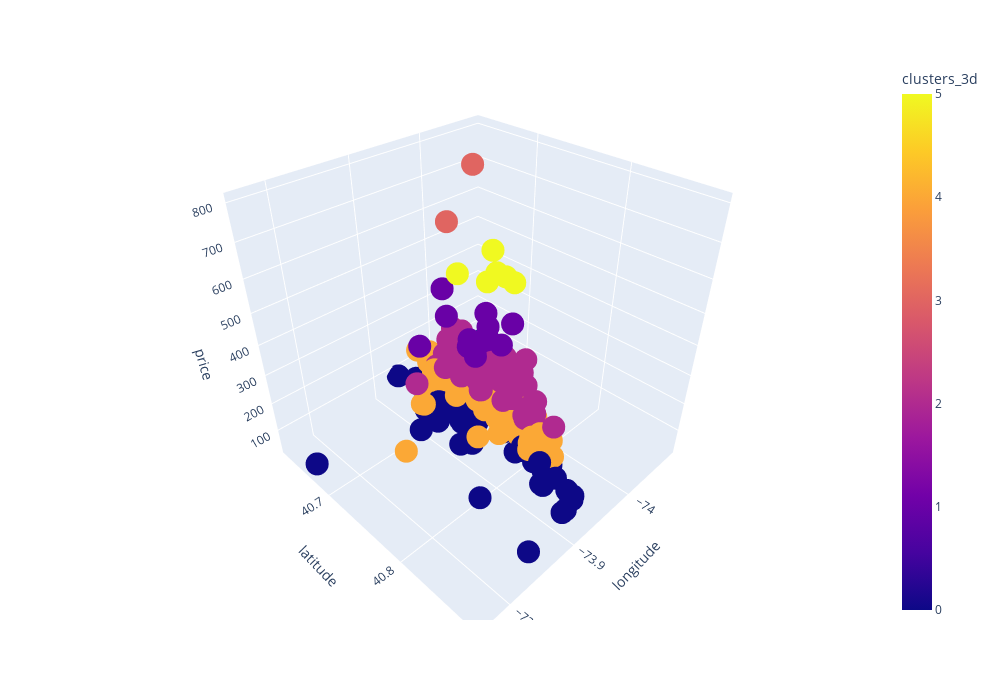

This figure's notebook cell:
### Code cell
import plotly
import plotly.express as px

fig = px.scatter_3d(
    data_frame=df, 
    x = 'longitude', 
    y = 'latitude', 
    z = 'price', 
    color='clusters_3d', 

    width=1000,
    height=700
)

fig.show()

### Figure 1 — Plotly figure (JSON) as saved in the notebook; plotly's stock layout.template omitted (floating-point values rounded to 4 significant figures; data arrays with more than 128 entries replaced by an {"elided": "..."} marker saying what was removed)
{"data": [{"hovertemplate": "longitude=%{x}<br>latitude=%{y}<br>price=%{z}<br>clusters_3d=%{marker.color}<extra></extra>", "legendgroup": "", "marker": {"color": {"elided": "350 int values"}, "coloraxis": "coloraxis", "symbol": "circle"}, "mode": "markers", "name": "", "scene": "scene", "showlegend": false, "type": "scatter3d", "x": {"elided": "350 float values"}, "y": {"elided": "350 float values"}, "z": {"elided": "350 int values"}}], "layout": {"coloraxis": {"colorbar": {"title": {"text": "clusters_3d"}}, "colorscale": [[0, "#0d0887"], [0.1111, "#46039f"], [0.2222, "#7201a8"], [0.3333, "#9c179e"], [0.4444, "#bd3786"], [0.5556, "#d8576b"], [0.6667, "#ed7953"], [0.7778, "#fb9f3a"], [0.8889, "#fdca26"], [1, "#f0f921"]]}, "height": 700, "legend": {"tracegroupgap": 0}, "margin": {"t": 60}, "scene": {"domain": {"x": [0, 1], "y": [0, 1]}, "xaxis": {"title": {"text": "longitude"}}, "yaxis": {"title": {"text": "latitude"}}, "zaxis": {"title": {"text": "price"}}}, "width": 1000}}
